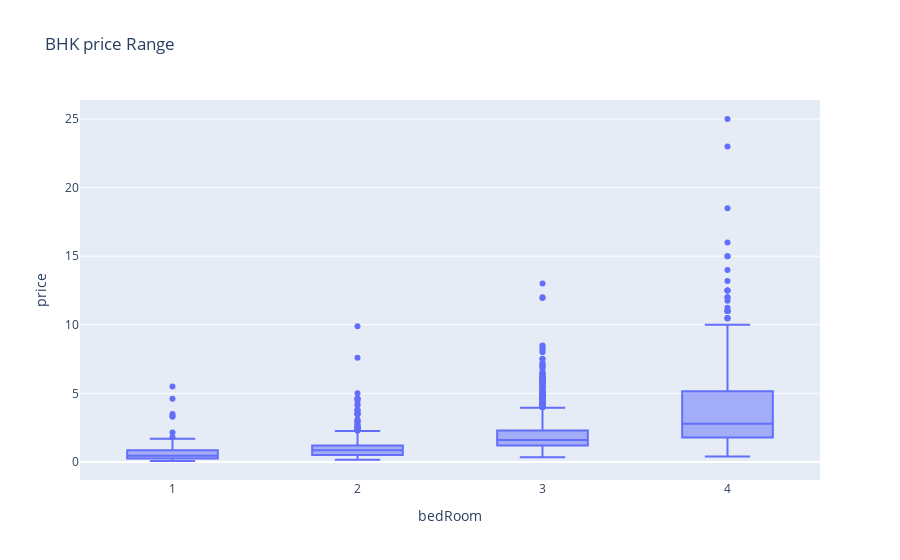

The cell this chart's notebook holds for it:
### Code cell
temp_df = df[df['bedRoom']<=4]
fig = px.box(temp_df,x = 'bedRoom',y='price',title = 'BHK price Range')
fig.show()

### Figure 1 — Plotly figure (JSON) as saved in the notebook; plotly's stock layout.template omitted (floating-point values rounded to 4 significant figures; data arrays with more than 128 entries replaced by an {"elided": "..."} marker saying what was removed)
{"data": [{"alignmentgroup": "True", "hovertemplate": "bedRoom=%{x}<br>price=%{y}<extra></extra>", "legendgroup": "", "marker": {"color": "#636efa"}, "name": "", "notched": false, "offsetgroup": "", "orientation": "v", "showlegend": false, "type": "box", "x": {"elided": "3255 int values"}, "x0": " ", "xaxis": "x", "y": {"elided": "3255 float values"}, "y0": " ", "yaxis": "y"}], "layout": {"autosize": true, "boxmode": "group", "legend": {"tracegroupgap": 0}, "title": {"text": "BHK price Range"}, "xaxis": {"anchor": "y", "autorange": true, "domain": [0, 1], "range": [0.5, 4.5], "title": {"text": "bedRoom"}, "type": "linear"}, "yaxis": {"anchor": "x", "autorange": true, "domain": [0, 1], "range": [-1.315, 26.39], "title": {"text": "price"}, "type": "linear"}}}
